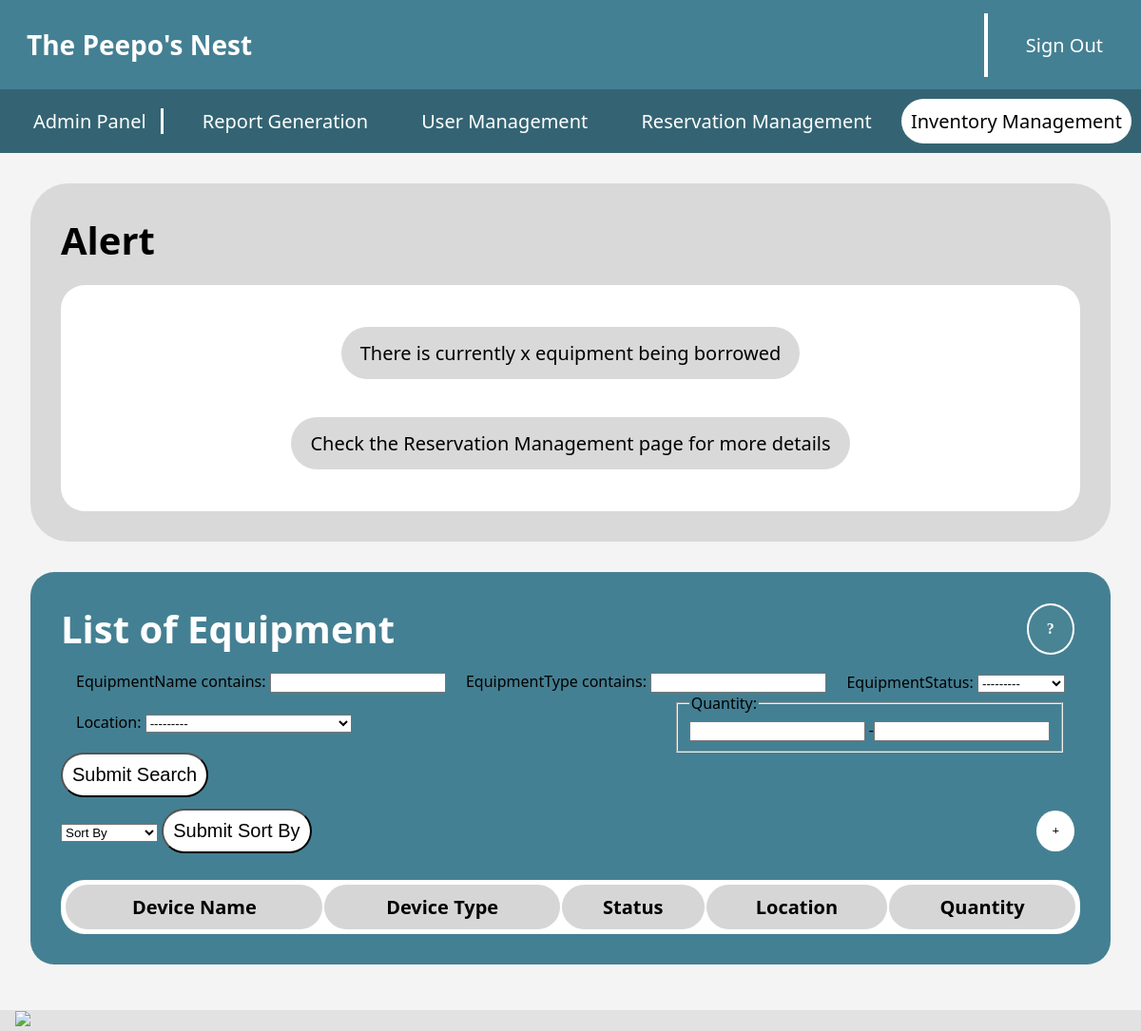
/inventory/inventorymanagement, run on an earlier commit of the app's database.
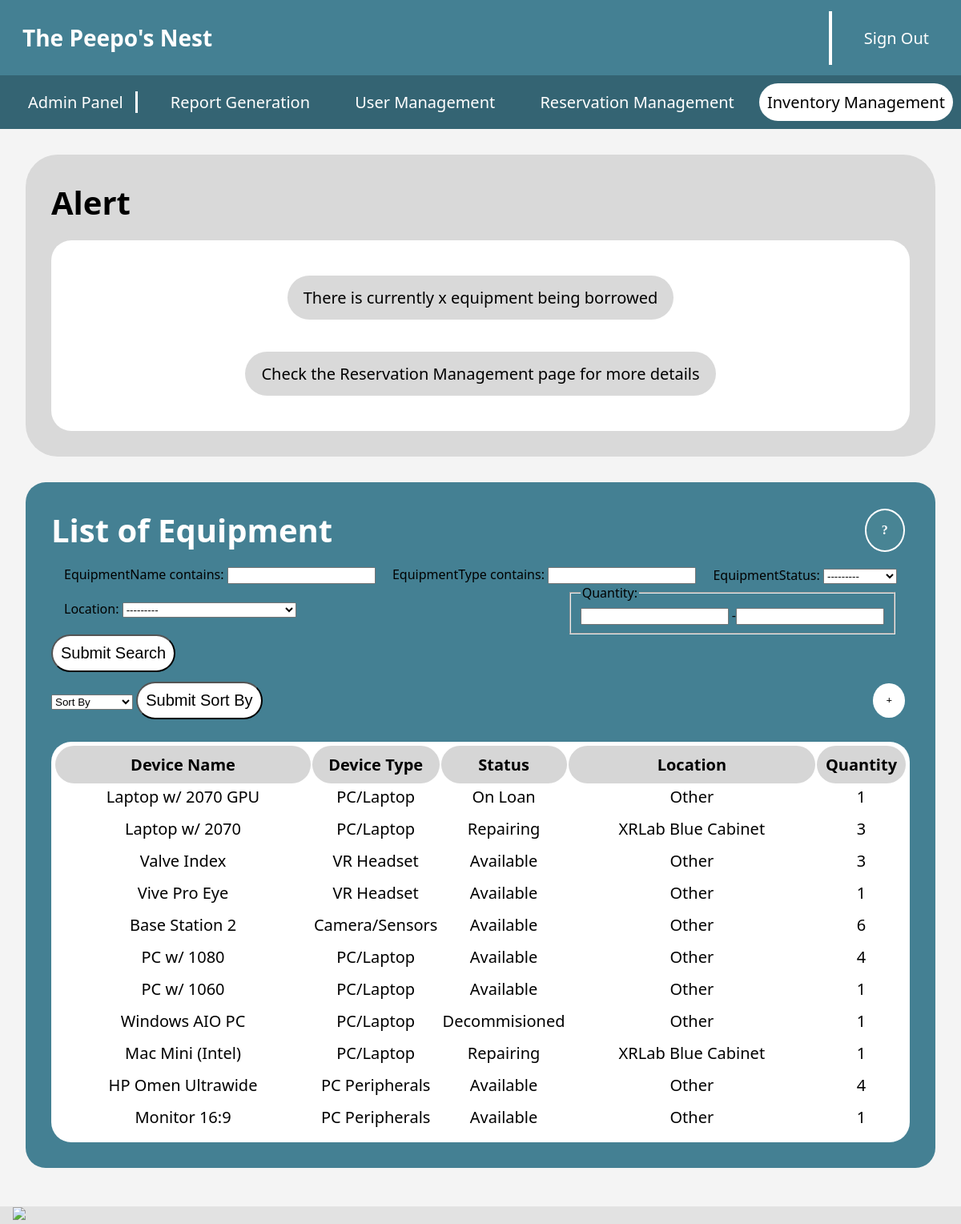
And on a later commit of the database.
### equipment_management/models.py (models this page shows)
class Equipment(models.Model):
    Status_Choices = [
        ('On_loan', 'On Loan'),
        ('Repairing', 'Repairing'),
        ('Available', 'Available'),
        ('Unavailable', 'Unavailable')
    ]
    Location_choices = [
        ('blue_cabinet', 'XRLab Blue Cabinet'),
        ('blue_cabinet_large', 'XRLab Blue Cabinet Large'),
        ('medium_wooden_cabinet', 'XRLab Medium Wooden Cabinet'),
        ('other', 'Other'),
    ]
    equipmentName = models.CharField(max_length=100)
    equipmentStatus = models.CharField(max_length=100, choices=Status_Choices, default='Available')
    equipmentType = models.CharField(max_length=100)
    quantity = models.IntegerField()
    auditDate = models.DateField(null=True, blank=True)
    location = models.CharField(max_length=100, choices=Location_choices)
    accessLevel = models.CharField(max_length=100, null=True, blank=True)
    serialNo = models.CharField(max_length=100, null=True, blank=True)
    comments = models.TextField(max_length=250, null=True, blank=True)
    bookingCount = models.PositiveIntegerField (default=0, null=True, blank=True)

### equipment_management/views.py (the view)
class EquipmentListView(ListView):
    queryset = Equipment.objects.all()
    template_name = 'equipment_management/inventorymanagement.html'
    context_object_name = 'equipments'
    def get_queryset(self):
        queryset = super().get_queryset()
        self.filterset = EquipmentItemFilters(self.request.GET, queryset=queryset)
        queryset = self.filterset.qs
        sort_by = self.request.GET.get('sort-by')
        if sort_by == 'Device Name':
            queryset = queryset.order_by('equipmentName')
        elif sort_by == 'Device Type':
            queryset = queryset.order_by('equipmentType')
        elif sort_by == 'Availability':
            queryset = queryset.order_by('equipmentStatus')
        elif sort_by == 'Location':
            queryset = queryset.order_by('location')
        return queryset
    def get_context_data(self, **kwargs):
        context = super().get_context_data(**kwargs)
        context['form'] = self.filterset.form
        return context

### equipment_management/templates/equipment_management/inventorymanagement.html (shortened to what this page needs)
{% load static %}
<!DOCTYPE html>
<html lang="en">
    <head>
        <link rel="stylesheet" href="{% static 'navbarFooter.css' %}">
        <link rel="stylesheet" href="{% static 'greyBoxTable.css' %}">
        <link rel="stylesheet" href="{% static 'blueBoxTable.css' %}">
        <link rel="stylesheet" href="{% static 'accordian.css' %}">
        <link rel="stylesheet" href="{% static 'popUp.css' %}">
    </head>
    <body>
        <div class="navbar">
            <ul>
                <li class="title"><a href="{% url 'home' %}">The Peepo's Nest</a></li>
            </ul>
            <ul class="user-info">
                <li><a href="{% url 'logout' %}">Sign Out</a></li>
                <li><a href="{% url 'userprofile' %}">{{ user.username }}</a></li>
            </ul>
        </div>
        <div class="admin-nav">
            <ul class="adminNav-links">
                <li>Admin Panel</li>
                <li><a href="{% url 'reportmanagement' %}">Report Generation</a></li>
                <li><a href="/admin/authentication_app/customuser/">User Management</a></li>
                <li><a href="{% url 'reservation_management' %}">Reservation Management</a></li>
                <li class="active">Inventory Management</li>
            </ul>
        </div>
        <div class="plainMainPanel">
            <h2>Alert</h2>
            <div class="plainInnerPanel">
                <p>There is currently x equipment being borrowed</p>
                <p>Check the Reservation Management page for more details</p></td>
            </div>
        </div>
        <div class="mainPanel">
            <div class="OuterBar">
                <div class="boxHeader">
                    <h2>List of Equipment</h2>
                    <button id="helpBtn"><b><p class="circleBtn">?</p></b></button>
                </div>
                <div class="restrictResults">
                    <form method="GET" action="{% url 'inventorymanagement' %}" id="search">
                        <div id="filter-form">
                            {{ form.as_div }}
                        </div>
                        <input type="submit" value="Submit Search" class="custom-select">
                    </form>
                    <form method="GET" action="{% url 'inventorymanagement' %}" id="search">
                            <select id="sort" name="sort-by">
                                <option selected disabled>Sort By</option>
                            </select>
                        <input type="submit" value="Submit Sort By" class="custom-select">
                    </form>
                    <button id="myRBtn"><b><p class="addBtn">&plus;</p></b></button>
                </div>
            </div>
            <div class="InnerPanel">
                <table class="accordion">
                    <tr>
                        <th>Device Name</th>
                        <th>Device Type</th>
                        <th>Status</th>
                        <th>Location</th>
                        <th>Quantity</th>
                    </tr>
                    {% for equipment in equipments %}
                    <tr class="accordion-item">
                        <td><div class="cell-content">{{ equipment.equipmentName }}</div></td>
                        <td><div class="cell-content">{{ equipment.equipmentType }}</div></td>
                        <td><div class="cell-content">{{ equipment.get_equipmentStatus_display }}</div></td>
                        <td><div class="cell-content">{{ equipment.get_location_display }}</div></td>
                        <td><div class="cell-content">{{ equipment.quantity }}</div></td>
                    </tr>
                    {% endfor %}
                </table>
            </div>
        </div>
        <div class="unibanner">
            <img src="https://static.yuna.potential.ly/public/open/5e273a2a85dc09000100c61c/westminster-logo.png">
        </div>
    </body>
</html>

What changed in the data, as far as the page shows it:
added Equipment: equipmentName "Laptop w/ 2070 GPU", equipmentType "PC/Laptop", equipmentStatus "On Loan", location "Other", quantity "1"
added Equipment: equipmentName "Laptop w/ 2070", equipmentType "PC/Laptop", equipmentStatus "Repairing", location "XRLab Blue Cabinet", quantity "3"
added Equipment: equipmentName "Valve Index", equipmentType "VR Headset", equipmentStatus "Available", location "Other", quantity "3"
added Equipment: equipmentName "Vive Pro Eye", equipmentType "VR Headset", equipmentStatus "Available", location "Other", quantity "1"
added Equipment: equipmentName "Base Station 2", equipmentType "Camera/Sensors", equipmentStatus "Available", location "Other", quantity "6"
added Equipment: equipmentName "PC w/ 1080", equipmentType "PC/Laptop", equipmentStatus "Available", location "Other", quantity "4"
added Equipment: equipmentName "PC w/ 1060", equipmentType "PC/Laptop", equipmentStatus "Available", location "Other", quantity "1"
added Equipment: equipmentName "Windows AIO PC", equipmentType "PC/Laptop", equipmentStatus "Decommisioned", location "Other", quantity "1"
added Equipment: equipmentName "Mac Mini (Intel)", equipmentType "PC/Laptop", equipmentStatus "Repairing", location "XRLab Blue Cabinet", quantity "1"
added Equipment: equipmentName "HP Omen Ultrawide", equipmentType "PC Peripherals", equipmentStatus "Available", location "Other", quantity "4"
added Equipment: equipmentName "Monitor 16:9", equipmentType "PC Peripherals", equipmentStatus "Available", location "Other", quantity "1"
